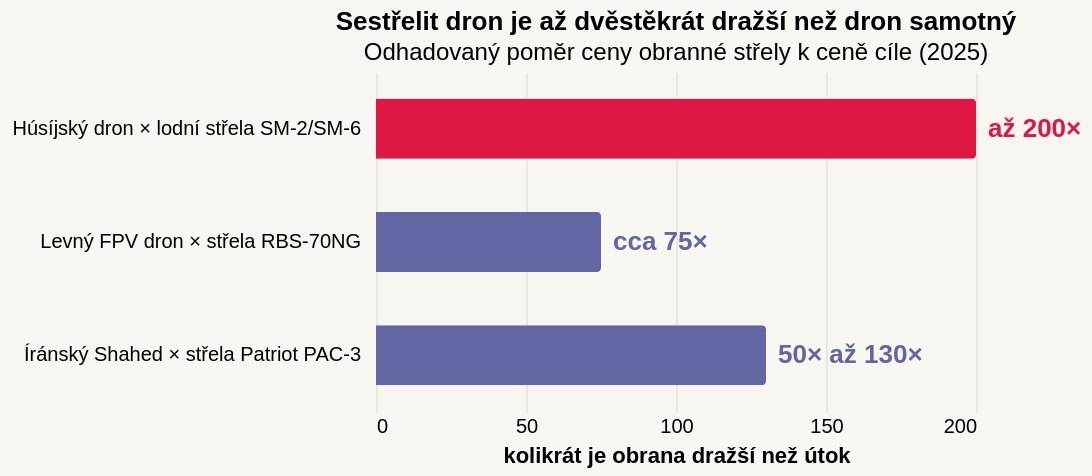

Vega-Lite specification stored for this chart:
### Vega-Lite specification from a JSON file in a GitHub repository (floating-point values rounded to 4 significant figures)
{"_source": "Zdroje: CSIS Epic Fury; Reuters k PAC-3 MSE kontraktu 2025; War on the Rocks k nákladům střel; Pozn.: Poměry jsou orientační intervaly, ceny střel a dronů nejsou vždy zcela metodicky srovnatelné.", "$schema": "https://vega.github.io/schema/vega-lite/v5.json", "description": "Poměr ceny obranné střely k ceně sestřelovaného dronu", "title": {"text": "Sestřelit dron je až dvěstěkrát dražší než dron samotný", "subtitle": "Odhadovaný poměr ceny obranné střely k ceně cíle (2025)"}, "height": 170, "background": "#f8f6f0", "data": {"values": [{"duel": "Húsíjský dron × lodní střela SM-2/SM-6", "ratio": 200, "label": "až 200×", "poradi": 1, "zvyraznit": "ano"}, {"duel": "Íránský Shahed × střela Patriot PAC-3", "ratio": 130, "label": "50× až 130×", "poradi": 2, "zvyraznit": "ne"}, {"duel": "Levný FPV dron × střela RBS-70NG", "ratio": 75, "label": "cca 75×", "poradi": 3, "zvyraznit": "ne"}]}, "layer": [{"mark": {"type": "bar", "tooltip": true, "cornerRadiusEnd": 2, "height": 30}, "encoding": {"y": {"field": "duel", "type": "nominal", "sort": {"field": "poradi"}, "title": null, "axis": {"domain": false, "ticks": false, "labelPadding": 8, "labelLimit": 300}}, "x": {"field": "ratio", "type": "quantitative", "title": "kolikrát je obrana dražší než útok", "axis": {"grid": true, "gridColor": "#e8e8dc", "domain": false, "ticks": false, "tickCount": 4}}, "color": {"field": "zvyraznit", "type": "nominal", "legend": null, "scale": {"domain": ["ano", "ne"], "range": ["#de1743", "#6267a3"]}}, "tooltip": [{"field": "duel", "title": "Souboj"}, {"field": "label", "title": "Poměr cen"}]}}, {"mark": {"type": "text", "align": "left", "dx": 6, "fontWeight": "bold", "fontSize": 13}, "encoding": {"y": {"field": "duel", "type": "nominal", "sort": {"field": "poradi"}}, "x": {"field": "ratio", "type": "quantitative"}, "text": {"field": "label"}, "color": {"field": "zvyraznit", "type": "nominal", "legend": null, "scale": {"domain": ["ano", "ne"], "range": ["#de1743", "#6267a3"]}}}}], "config": {"view": {"stroke": "transparent"}}}
